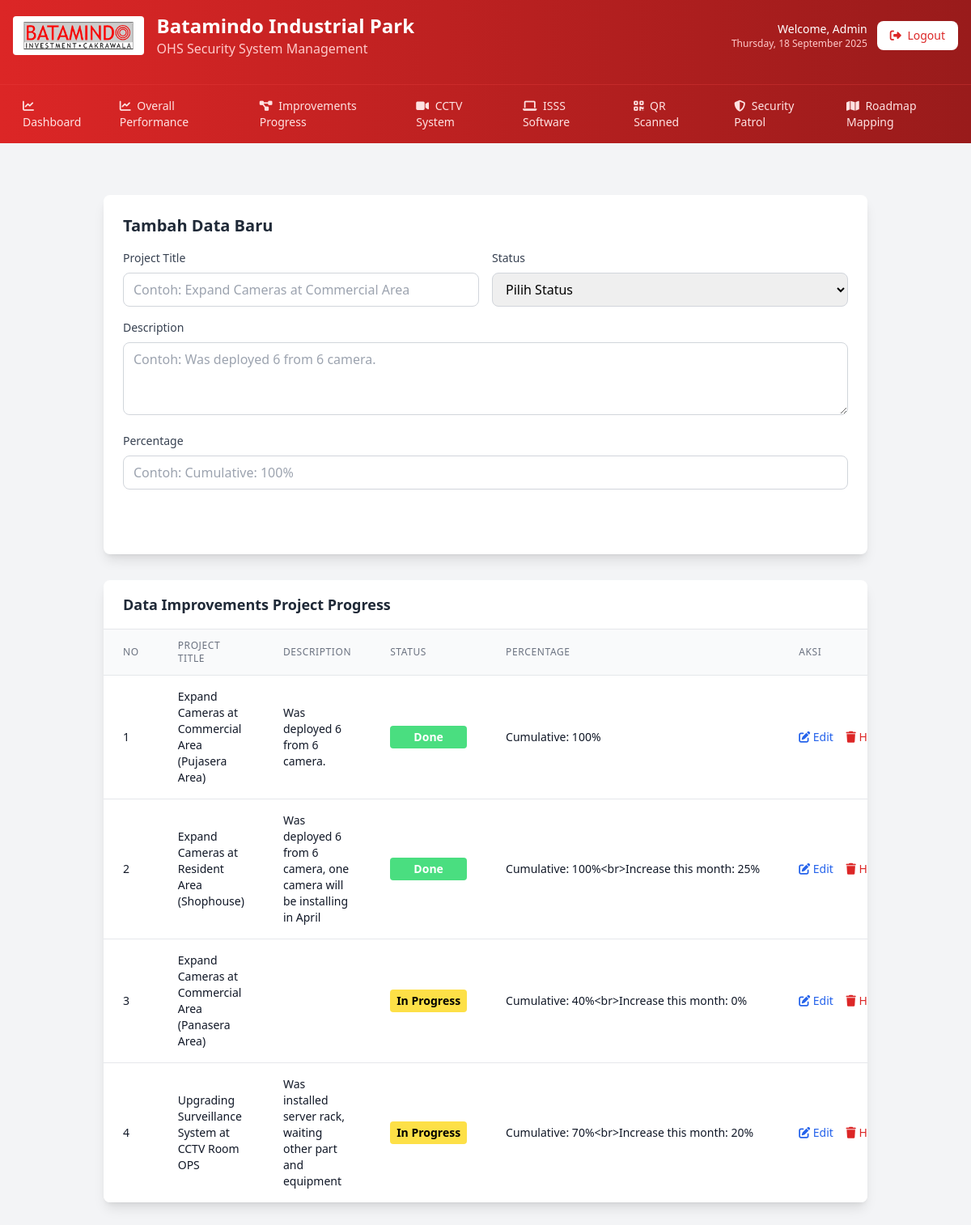
The page /admin/surveillance/improvements_progress.php (signed in) on the database its author committed.
### tables this page shows
CREATE TABLE IF NOT EXISTS `surveillance_improvements_progress` (
  `id` int(11) NOT NULL AUTO_INCREMENT,
  `project_title` varchar(255) NOT NULL,
  `description` text,
  `status` varchar(50) NOT NULL,
  `percentage` varchar(100) DEFAULT NULL,
  `created_at` timestamp NOT NULL DEFAULT CURRENT_TIMESTAMP,
  `updated_at` timestamp NOT NULL DEFAULT CURRENT_TIMESTAMP ON UPDATE CURRENT_TIMESTAMP,
  PRIMARY KEY (`id`)
);

### admin/surveillance/improvements_progress.php (the view, shortened to what this page needs)
<?php
require_once 'template_header.php';
require_once '../../config/database.php';
$edit_data = null;
$data = array();
$result = mysqli_query($conn, "SELECT * FROM surveillance_improvements_progress ORDER BY id ASC");
if ($result) {
    while ($row = mysqli_fetch_assoc($result)) {
        $data[] = $row;
    }
}
?>
<!DOCTYPE html>
<html lang="id">
    <div class="container mx-auto px-6 py-8">
        <div class="bg-white rounded-lg shadow-lg p-6 mb-8">
            <h2 class="text-xl font-bold mb-4 text-gray-800">
                <?php echo $edit_data ? 'Edit Data' : 'Tambah Data Baru'; ?>
            </h2>
            <form method="POST" class="space-y-4">
                <div class="grid grid-cols-1 md:grid-cols-2 gap-4">
                    <div>
                        <label class="block text-sm font-medium text-gray-700 mb-2">Project Title</label>
                        <input type="text" name="project_title" value="<?php echo $edit_data ? htmlspecialchars($edit_data['project_title']) : ''; ?>"
                               class="w-full px-3 py-2 border border-gray-300 rounded-lg focus:outline-none focus:ring-2 focus:ring-header-footer-bg"
                               placeholder="Contoh: Expand Cameras at Commercial Area" required>
                    </div>
                    <div>
                        <label class="block text-sm font-medium text-gray-700 mb-2">Status</label>
                        <select name="status" class="w-full px-3 py-2 border border-gray-300 rounded-lg focus:outline-none focus:ring-2 focus:ring-header-footer-bg" required>
                            <option value="">Pilih Status</option>
                        </select>
                    </div>
                </div>
                <div>
                    <label class="block text-sm font-medium text-gray-700 mb-2">Description</label>
                    <textarea name="description" rows="3"
                              class="w-full px-3 py-2 border border-gray-300 rounded-lg focus:outline-none focus:ring-2 focus:ring-header-footer-bg"
                              placeholder="Contoh: Was deployed 6 from 6 camera."><?php echo $edit_data ? htmlspecialchars($edit_data['description']) : ''; ?></textarea>
                </div>
                <div>
                    <label class="block text-sm font-medium text-gray-700 mb-2">Percentage</label>
                    <input type="text" name="percentage" value="<?php echo $edit_data ? htmlspecialchars($edit_data['percentage']) : ''; ?>"
                           class="w-full px-3 py-2 border border-gray-300 rounded-lg focus:outline-none focus:ring-2 focus:ring-header-footer-bg"
                           placeholder="Contoh: Cumulative: 100%">
                </div>
                <div class="flex space-x-4">
                    <button type="submit" class="bg-header-footer-bg hover:bg-red-700 text-white px-6 py-2 rounded-lg font-medium">
                        <i class="fas <?php echo $edit_data ? 'fa-save' : 'fa-plus'; ?> mr-2"></i>
                    </button>
                </div>
            </form>
        </div>
        <div class="bg-white rounded-lg shadow-lg overflow-hidden">
            <div class="px-6 py-4 border-b border-gray-200">
                <h3 class="text-lg font-semibold text-gray-800">Data Improvements Project Progress</h3>
            </div>
            <div class="overflow-x-auto">
                <table class="min-w-full divide-y divide-gray-200">
                    <thead class="bg-gray-50">
                        <tr>
                            <th class="px-6 py-3 text-left text-xs font-medium text-gray-500 uppercase tracking-wider">No</th>
                            <th class="px-6 py-3 text-left text-xs font-medium text-gray-500 uppercase tracking-wider">Project Title</th>
                            <th class="px-6 py-3 text-left text-xs font-medium text-gray-500 uppercase tracking-wider">Description</th>
                            <th class="px-6 py-3 text-left text-xs font-medium text-gray-500 uppercase tracking-wider">Status</th>
                            <th class="px-6 py-3 text-left text-xs font-medium text-gray-500 uppercase tracking-wider">Percentage</th>
                            <th class="px-6 py-3 text-left text-xs font-medium text-gray-500 uppercase tracking-wider">Aksi</th>
                        </tr>
                    </thead>
                    <tbody class="bg-white divide-y divide-gray-200">
                        <?php if (empty($data)): ?>
                        <tr>
                            <td colspan="6" class="px-6 py-4 text-center text-gray-500">Tidak ada data</td>
                        </tr>
                        <?php else: ?>
                        <?php foreach ($data as $index => $row): ?>
                        <tr class="hover:bg-gray-50">
                            <td class="px-6 py-4 whitespace-nowrap text-sm text-gray-900"><?php echo $index + 1; ?></td>
                            <td class="px-6 py-4 text-sm text-gray-900"><?php echo htmlspecialchars($row['project_title']); ?></td>
                            <td class="px-6 py-4 text-sm text-gray-900"><?php echo htmlspecialchars($row['description']); ?></td>
                            <td class="px-6 py-4 whitespace-nowrap text-sm">
                                <?php
                                $statusClass = '';
                                switch($row['status']) {
                                    case 'Done':
                                        $statusClass = 'bg-green-400 text-white';
                                        break;
                                    case 'In Progress':
                                        $statusClass = 'bg-yellow-300 text-black';
                                        break;
                                }
                                ?>
                                <span class="px-2 py-1 rounded font-bold text-center block <?php echo $statusClass; ?>">
                                    <?php echo htmlspecialchars($row['status']); ?>
                                </span>
                            </td>
                            <td class="px-6 py-4 whitespace-nowrap text-sm text-gray-900"><?php echo htmlspecialchars($row['percentage']); ?></td>
                            <td class="px-6 py-4 whitespace-nowrap text-sm font-medium">
                                <a href="?edit=<?php echo $row['id']; ?>" class="text-blue-600 hover:text-blue-900 mr-3">
                                    <i class="fas fa-edit"></i> Edit
                                </a>
                                <a href="?delete=<?php echo $row['id']; ?>" class="text-red-600 hover:text-red-900"
                                   onclick="return confirm('Apakah Anda yakin ingin menghapus data ini?')">
                                    <i class="fas fa-trash"></i> Hapus
                                </a>
                            </td>
                        </tr>
                        <?php endforeach; ?>
                        <?php endif; ?>
                    </tbody>
                </table>
            </div>
        </div>
    </div>
</body>
</html>

### rows shown on the page
surveillance_improvements_progress: project_title "Expand Cameras at Commercial Area (Pujasera Area)", description "Was deployed 6 from 6 camera.", status "Done", percentage "Cumulative: 100%"
surveillance_improvements_progress: project_title "Expand Cameras at Resident Area (Shophouse)", description "Was deployed 6 from 6 camera, one camera will be installing in April", status "Done", percentage "Cumulative: 100%<br>Increase this month: 25%"
surveillance_improvements_progress: project_title "Expand Cameras at Commercial Area (Panasera Area)", status "In Progress", percentage "Cumulative: 40%<br>Increase this month: 0%"
surveillance_improvements_progress: project_title "Upgrading Surveillance System at CCTV Room OPS", description "Was installed server rack, waiting other part and equipment", status "In Progress", percentage "Cumulative: 70%<br>Increase this month: 20%"
